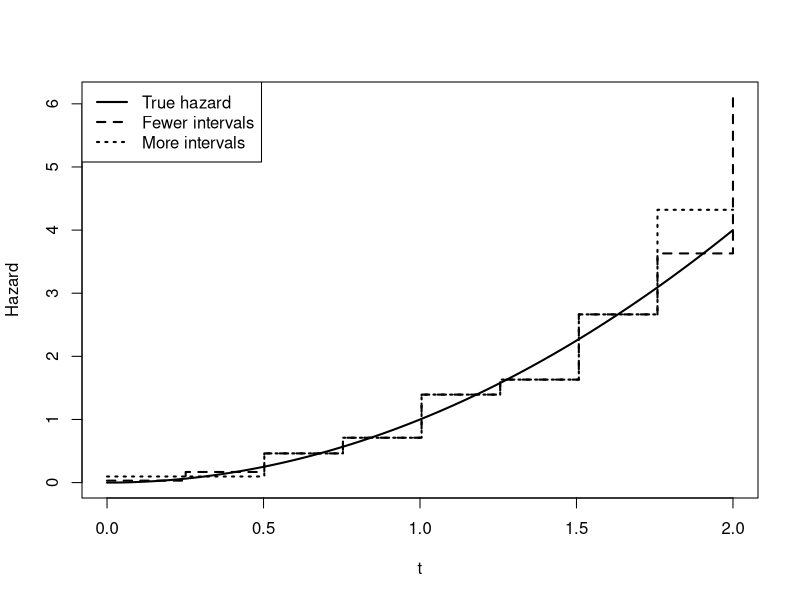
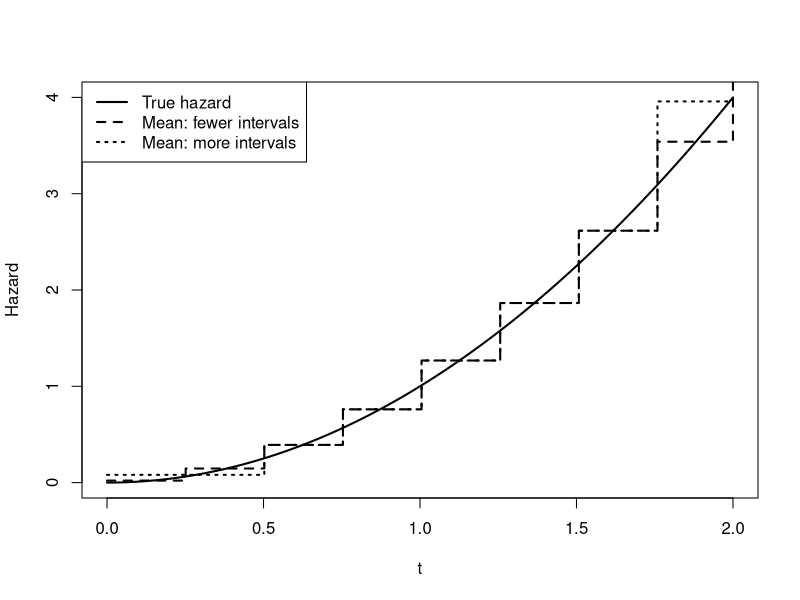
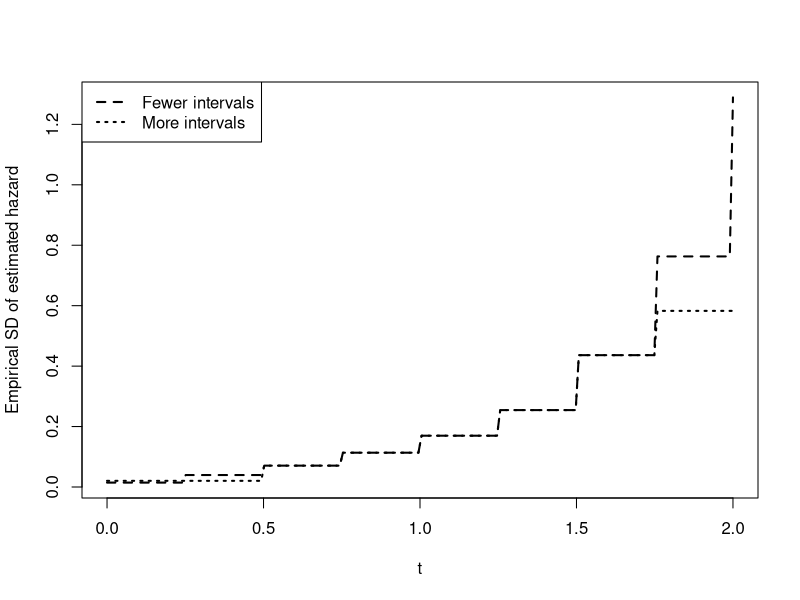
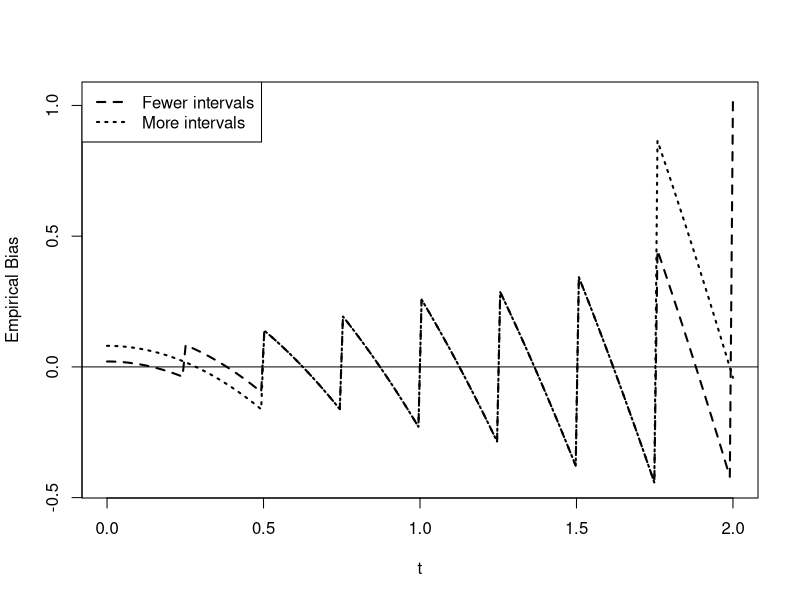
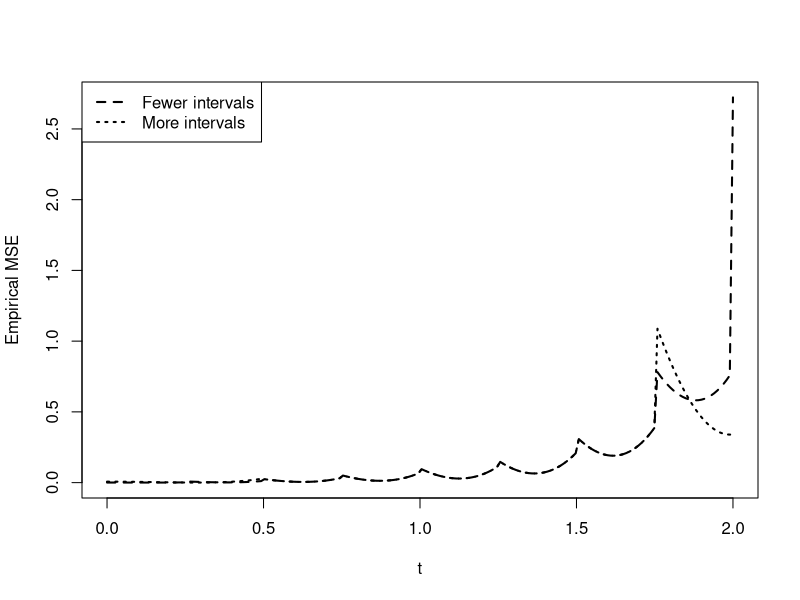

Write the R code that produced these figures, in order.
# ============================================================
# Piecewise Exponential Approximation
# True hazard: h(t) = t^2
# ============================================================

# ------------------------------------------------------------
# 1. Generate right-censored survival data
# ------------------------------------------------------------

set.seed(2026)

n <- 400
censor.rate <- 0.3

# True cumulative hazard:
# H(t) = t^3 / 3
#
# Since H(T) ~ Exp(1),
# T = (3E)^(1/3), E ~ Exp(1)

E <- rexp(n)
T <- (3 * E)^(1/3)

# Independent censoring time
C <- rexp(n, rate = censor.rate)

# Observed survival data
U <- pmin(T, C)
delta <- as.integer(T <= C)

dat <- data.frame(
  U = U,
  delta = delta
)

head(dat)

# Proportion censored
mean(delta == 0)


# ------------------------------------------------------------
# 2. Function for fitting a piecewise exponential model
# ------------------------------------------------------------

fit.pwe <- function(U, delta, cuts, grid) {

  # Partition:
  # [0, cut1), [cut1, cut2), ..., [last cut, Inf)

  v <- c(0, cuts, Inf)

  J <- length(v) - 1

  r <- numeric(J)
  W <- numeric(J)

  for (j in 1:J) {

    # Number of observed events in interval j
    r[j] <- sum(
      delta == 1 &
      U >= v[j] &
      U < v[j + 1]
    )

    # Total observed time at risk in interval j
    W[j] <- sum(
      pmax(
        pmin(U, v[j + 1]) - v[j],
        0
      )
    )
  }

  # Piecewise hazard estimates
  lambda.hat <- ifelse(
    W > 0,
    r / W,
    NA_real_
  )

  # Determine the interval corresponding to each grid point
  index <- findInterval(
    grid,
    c(0, cuts)
  )

  # Estimated hazard function over grid
  h.hat <- lambda.hat[index]

  list(
    r = r,
    W = W,
    lambda.hat = lambda.hat,
    h.hat = h.hat
  )
}


# ------------------------------------------------------------
# 3. Define grid and user-specified cut points
# ------------------------------------------------------------

grid <- seq(
  0,
  2,
  length.out = 200
)

# Fewer intervals:
# 4 intervals = 4 hazard parameters
cuts.few <- c(
  0.75,
  1.25,
  1.75
)


# Fewer intervals:
# 4 intervals = 4 hazard parameters
cuts.few <- c(
 0.25,
0.5, 
0.75,
1,
  1.25,
1.5,
  1.75,
2
)



# More intervals:
# 7 intervals = 7 hazard parameters
cuts.many <- c(
  0.50,
  0.75,
  1.00,
  1.25,
  1.50,
  1.75
)


# ------------------------------------------------------------
# 4. Fit both piecewise exponential models
# ------------------------------------------------------------

fit.few <- fit.pwe(
  U = U,
  delta = delta,
  cuts = cuts.few,
  grid = grid
)

fit.many <- fit.pwe(
  U = U,
  delta = delta,
  cuts = cuts.many,
  grid = grid
)


# ------------------------------------------------------------
# 5. Examine estimated parameters
# ------------------------------------------------------------

# Number of events in each interval
fit.few$r
fit.many$r

# Total time at risk in each interval
fit.few$W
fit.many$W

# Estimated piecewise hazards
fit.few$lambda.hat
fit.many$lambda.hat

# Approximate variance of log(lambda_hat_j)
1 / fit.few$r
1 / fit.many$r


# ------------------------------------------------------------
# 6. Plot:
#    true hazard versus piecewise exponential estimates
# ------------------------------------------------------------

ylim <- range(
  c(
    grid^2,
    fit.few$h.hat,
    fit.many$h.hat
  ),
  na.rm = TRUE
)

plot(
  grid,
  grid^2,
  type = "l",
  lwd = 2,
  ylim = ylim,
  xlab = "t",
  ylab = "Hazard"
)

lines(
  grid,
  fit.few$h.hat,
  type = "s",
  lty = 2,
  lwd = 2
)

lines(
  grid,
  fit.many$h.hat,
  type = "s",
  lty = 3,
  lwd = 2
)

legend(
  "topleft",
  legend = c(
    "True hazard",
    "Fewer intervals",
    "More intervals"
  ),
  lty = c(1, 2, 3),
  lwd = 2
)


# ============================================================
# 7. Repeated simulation
# ============================================================

set.seed(2026)

B <- 1000

est.few <- matrix(
  NA_real_,
  nrow = length(grid),
  ncol = B
)

est.many <- matrix(
  NA_real_,
  nrow = length(grid),
  ncol = B
)

for (b in 1:B) {

  # Generate survival times from h(t) = t^2
  E.b <- rexp(n)

  T.b <- (3 * E.b)^(1/3)

  # Generate independent censoring times
  C.b <- rexp(
    n,
    rate = censor.rate
  )

  # Observed data
  U.b <- pmin(
    T.b,
    C.b
  )

  delta.b <- as.integer(
    T.b <= C.b
  )

  # Fit model with fewer intervals
  fit.few.b <- fit.pwe(
    U = U.b,
    delta = delta.b,
    cuts = cuts.few,
    grid = grid
  )

  # Fit model with more intervals
  fit.many.b <- fit.pwe(
    U = U.b,
    delta = delta.b,
    cuts = cuts.many,
    grid = grid
  )

  est.few[, b] <- fit.few.b$h.hat

  est.many[, b] <- fit.many.b$h.hat
}


# ------------------------------------------------------------
# 8. Monte Carlo mean estimated hazard
# ------------------------------------------------------------

mean.few <- rowMeans(
  est.few,
  na.rm = TRUE
)

mean.many <- rowMeans(
  est.many,
  na.rm = TRUE
)

plot(
  grid,
  grid^2,
  type = "l",
  lwd = 2,
  xlab = "t",
  ylab = "Hazard"
)

lines(
  grid,
  mean.few,
  type = "s",
  lty = 2,
  lwd = 2
)

lines(
  grid,
  mean.many,
  type = "s",
  lty = 3,
  lwd = 2
)

legend(
  "topleft",
  legend = c(
    "True hazard",
    "Mean: fewer intervals",
    "Mean: more intervals"
  ),
  lty = c(1, 2, 3),
  lwd = 2
)


# ------------------------------------------------------------
# 9. Empirical standard deviation of estimated hazard
# ------------------------------------------------------------

sd.few <- apply(
  est.few,
  1,
  sd,
  na.rm = TRUE
)

sd.many <- apply(
  est.many,
  1,
  sd,
  na.rm = TRUE
)

plot(
  grid,
  sd.few,
  type = "l",
  lty = 2,
  lwd = 2,
  ylim = range(
    c(sd.few, sd.many),
    na.rm = TRUE
  ),
  xlab = "t",
  ylab = "Empirical SD of estimated hazard"
)

lines(
  grid,
  sd.many,
  lty = 3,
  lwd = 2
)

legend(
  "topleft",
  legend = c(
    "Fewer intervals",
    "More intervals"
  ),
  lty = c(2, 3),
  lwd = 2
)


# ------------------------------------------------------------
# 10. Optional: empirical bias
# ------------------------------------------------------------

true.hazard <- grid^2

bias.few <- mean.few - true.hazard

bias.many <- mean.many - true.hazard

plot(
  grid,
  bias.few,
  type = "l",
  lty = 2,
  lwd = 2,
  ylim = range(
    c(bias.few, bias.many),
    na.rm = TRUE
  ),
  xlab = "t",
  ylab = "Empirical Bias"
)

lines(
  grid,
  bias.many,
  lty = 3,
  lwd = 2
)

abline(
  h = 0,
  lty = 1
)

legend(
  "topleft",
  legend = c(
    "Fewer intervals",
    "More intervals"
  ),
  lty = c(2, 3),
  lwd = 2
)


# ------------------------------------------------------------
# 11. Optional: empirical MSE
# ------------------------------------------------------------

mse.few <- rowMeans(
  (est.few - true.hazard)^2,
  na.rm = TRUE
)

mse.many <- rowMeans(
  (est.many - true.hazard)^2,
  na.rm = TRUE
)

plot(
  grid,
  mse.few,
  type = "l",
  lty = 2,
  lwd = 2,
  ylim = range(
    c(mse.few, mse.many),
    na.rm = TRUE
  ),
  xlab = "t",
  ylab = "Empirical MSE"
)

lines(
  grid,
  mse.many,
  lty = 3,
  lwd = 2
)

legend(
  "topleft",
  legend = c(
    "Fewer intervals",
    "More intervals"
  ),
  lty = c(2, 3),
  lwd = 2
)
